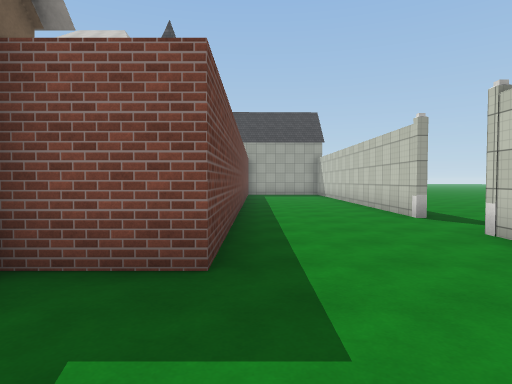
View 1 (above)

15 first-person views from a walk through a scene from a Unity 3-D project. The camera is 1.5 m above the floor, tilts 2° down and sees 75° across. The floor is counted in squares, 2 m on a side. Each view is taken from the middle of a square. On the plan, view 1 faces up. The plan holds only what a view shows up to about 11 squares ahead; the rest is blank. The place goes on beyond the plan. Surface patterns are stand-ins for the level's own textures.

View 2
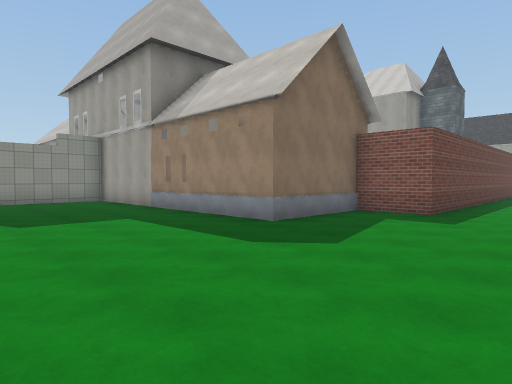

View 3
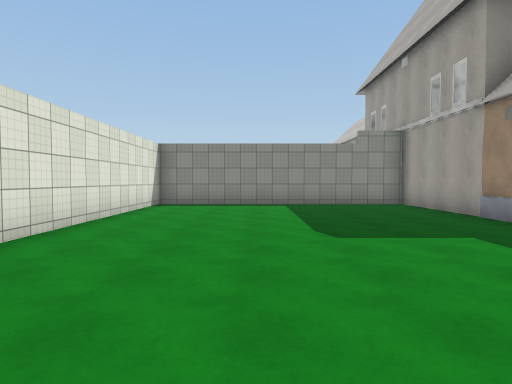

View 4
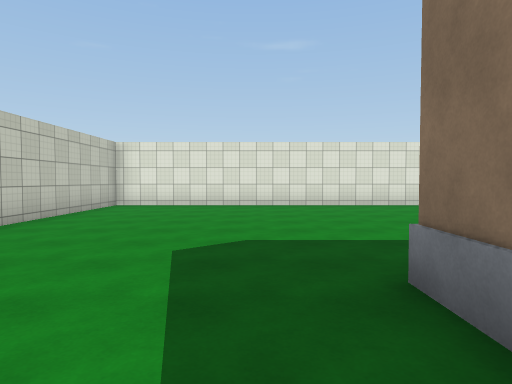

View 5
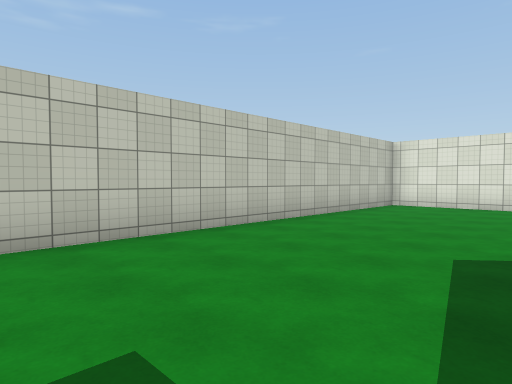

View 6
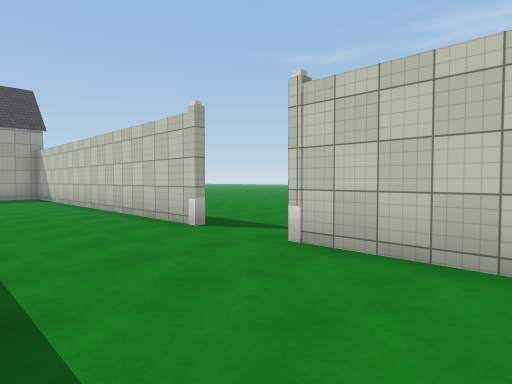

View 7
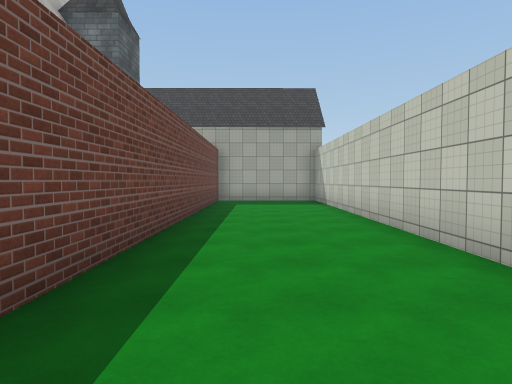

View 8
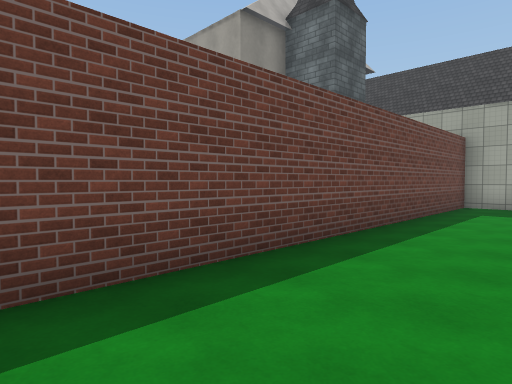

View 9
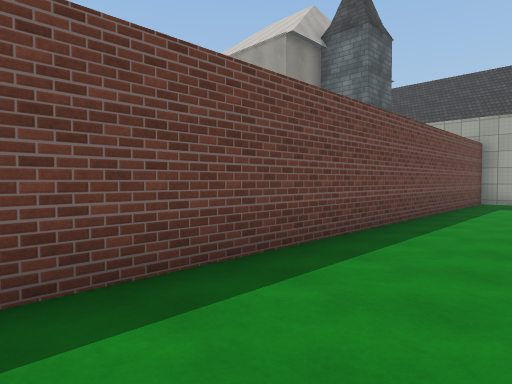

View 10
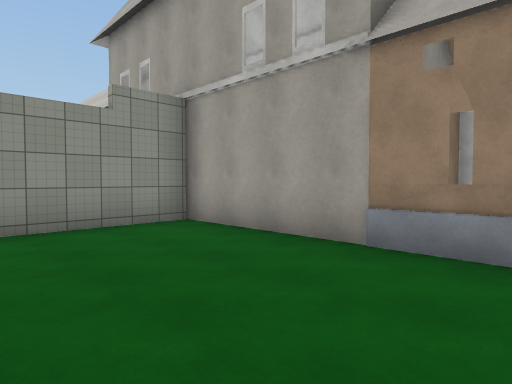

View 11
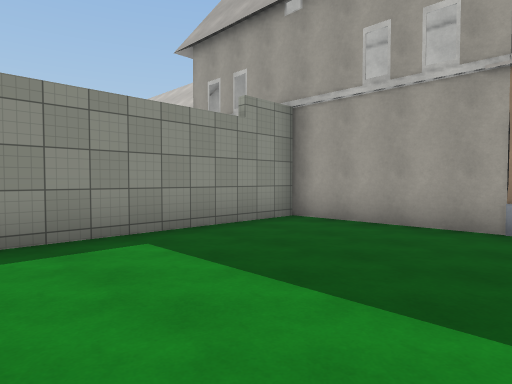

View 12
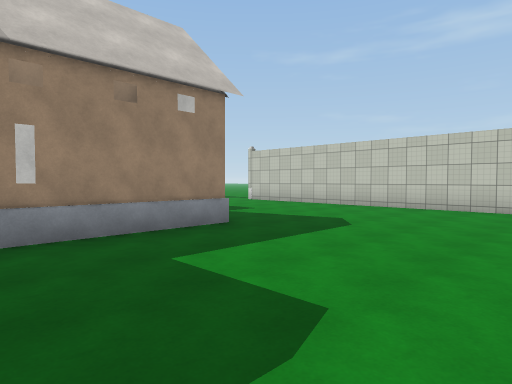

View 13
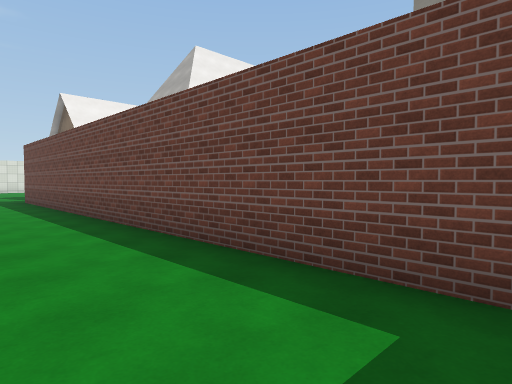

View 14
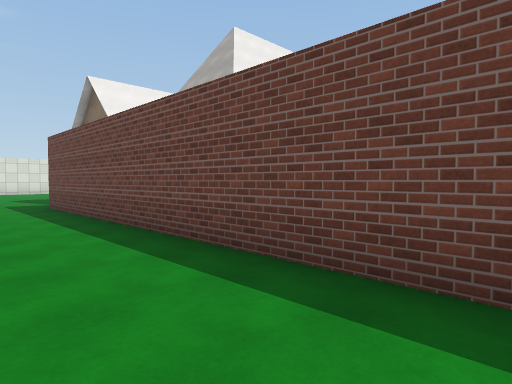

View 15
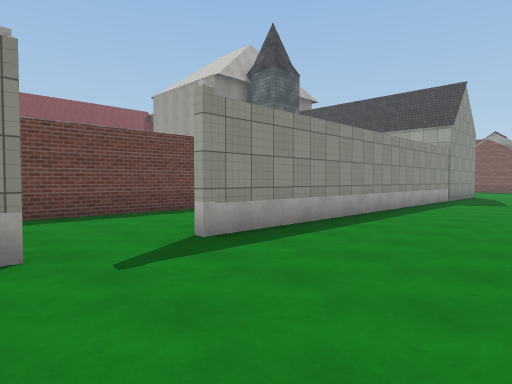

### Floor plan
Key: @ floor where view 1 was taken; # wall or solid block; . floor; B barn; H house; T tower; O other object.
Columns run from 14 left of view 1 to 8 right of it. Each row starts with its distance up from view 1.
 16          T   ##..#..
 15          TT  ##..#..
 14          H   ##..#...
 13        HH    ##..#...
 12              ##..#...
 11              ##..#....
 10               #..#.....
  9               #..#.....
  8              ##..#....
  7              ##..#....
  6              ##.......
  5              ##.......
  4              ##..#....
  3  HHHHHH########..#
  2        #    #....#
  1        #   ##....#
  0 OHHHHHH#####B.@..#
 -1     #............#
 -2     #............#
 -3     #............#
 -4     #............#
 -5     #............#
 -6     #............#
 -7     #............#
 -8     ##############

Where each view was taken, in squares from view 1:
view 1: 0 up, 0 right, facing up
view 2: 5 down, 2 right, facing up-left
view 3: 5 down, 0 right, facing left
view 4: 2 up, 1 left, facing down
view 5: 2 up, 1 left, facing down-right
view 6: 2 up, 0 right, facing up-right
view 7: 5 up, 1 right, facing up
view 8: 7 up, 2 right, facing up-left
view 9: 5 up, 2 right, facing up-left
view 10: 4 down, 5 left, facing up-left
view 11: 6 down, 6 left, facing up-left
view 12: 5 down, 6 left, facing up-right
view 13: 16 up, 2 right, facing down-left
view 14: 13 up, 2 right, facing down-left
view 15: 4 up, 7 right, facing up-left
